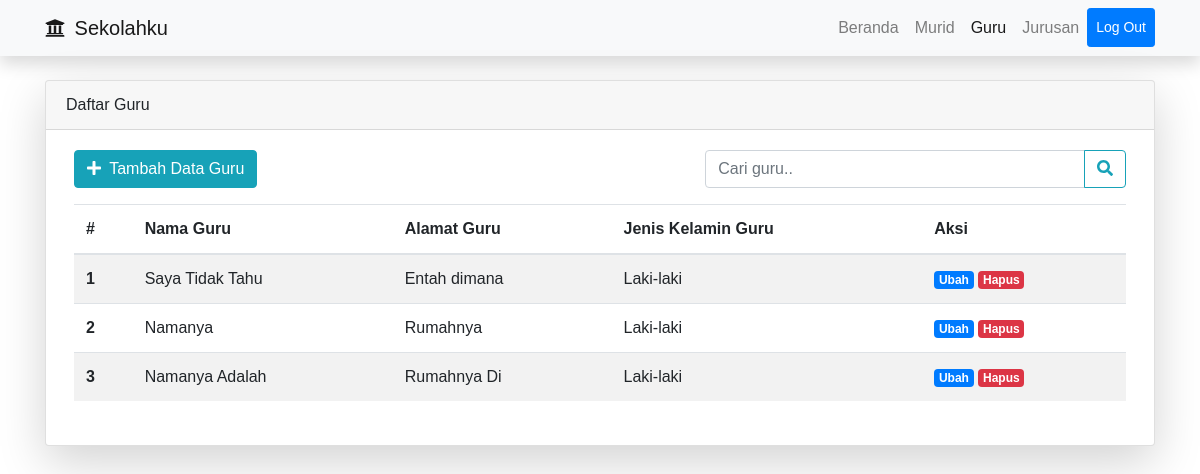
The page /guru/guru.php (signed in) on the database its author committed.
### tables this page shows
CREATE TABLE `guru` (
  `id` int(11) NOT NULL,
  `nama` varchar(128) NOT NULL,
  `alamat` varchar(128) NOT NULL,
  `jenis_kelamin` varchar(9) NOT NULL
);

### app/App.php (called while the page is built, shortened)
<?php
class App
{
    protected function getConn()
    {
        return mysqli_connect("Localhost", "root", "", "db_sekolahku");
    }
    public function query($query)
    {
        $conn = $this->getConn();
        $result = mysqli_query($conn, $query);
        $rows = [];
        while ($row = mysqli_fetch_assoc($result)) {
            $rows[] = $row;
        }
        return $rows;
    }
}

### guru/guru.php (the view, shortened to what this page needs)
<?php
require '../app/init.php';
$objGuru->is_login();
if (isset($_POST['cari'])) {
    $guru = $objGuru->cari($_POST['keyword'], 'guru');
} else {
    $guru = $objGuru->query("SELECT * FROM guru");
}
?>
<!DOCTYPE html>
<html lang="en">
<head>
    <link rel="stylesheet" href="<?= BASEURL; ?>vendor/bootstrap4/css/bootstrap.min.css">
    <link rel="stylesheet" href="<?= BASEURL; ?>assets/css/style.css">
</head>
<body class="pb-5">
    <nav class="navbar navbar-expand-lg navbar-light bg-light shadow">
        <div class="container">
            <a class="navbar-brand" href="../index.php"><i class="fa fa-university mr-1"></i> Sekolahku</a>
            <div class="collapse navbar-collapse justify-content-end" id="navbarNav">
                <ul class="navbar-nav">
                    <li class="nav-item">
                        <a class="nav-link" href="../index.php">Beranda</a>
                    </li>
                    <li class="nav-item">
                        <a class="nav-link" href="../murid/murid.php">Murid</a>
                    </li>
                    <li class="nav-item active">
                        <a class="nav-link" href="guru.php">Guru</a>
                    </li>
                    <li class="nav-item">
                        <a class="nav-link" href="../jurusan/jurusan.php">Jurusan</a>
                    </li>
                    <li class="nav-item">
                        <a class="nav-link btn btn-primary btn-sm text-white" href="../auth/logout.php">Log Out</a>
                    </li>
                </ul>
            </div>
        </div>
    </nav>
    <div class="container">
        <div class="row mt-4">
            <div class="col">
                <div class="card shadow-lg">
                    <div class="card-header">
                        Daftar Guru
                    </div>
                    <div class="card-body">
                        <div class="row px-2 justify-content-between">
                            <div class="col-md-4">
                                <a href="tambah.php" class="btn btn-info"><i class="fa fa-plus mr-1"></i> Tambah Data Guru</a>
                            </div>
                            <div class="col-md-5">
                                <form action="" method="post">
                                    <div class="input-group input-group-cari">
                                        <input type="text" class="form-control" placeholder="Cari guru.." name="keyword" autocomplete="off" autofocus>
                                        <div class="input-group-append">
                                            <button class="btn btn-outline-info" type="submit" name="cari"><i class="fa fa-search"></i></button>
                                        </div>
                                    </div>
                                </form>
                            </div>
                        </div>
                        <div class="row p-2">
                            <div class="col">
                                <div class="table-responsive">
                                    <table class="table <?= empty($guru) ? '' : 'table-striped'; ?> mt-2">
                                        <thead>
                                            <tr>
                                                <th scope="col">#</th>
                                                <th scope="col">Nama Guru</th>
                                                <th scope="col">Alamat Guru</th>
                                                <th scope="col">Jenis Kelamin Guru</th>
                                                <th scope="col">Aksi</th>
                                            </tr>
                                        </thead>
                                        <tbody>
                                            <?php $no = 1;
                                            foreach ($guru as $g) : ?>
                                                <tr>
                                                    <th scope="row"><?= $no++; ?></th>
                                                    <td><?= $g['nama']; ?></td>
                                                    <td><?= $g['alamat']; ?></td>
                                                    <td><?= $g['jenis_kelamin']; ?></td>
                                                    <td>
                                                        <a href="ubah.php?id=<?= $g['id']; ?>" class="badge badge-primary">Ubah</a>
                                                        <a href="hapus.php?id=<?= $g['id']; ?>" class="badge badge-danger">Hapus</a>
                                                    </td>
                                                </tr>
                                            <?php endforeach; ?>
                                        </tbody>
                                    </table>
                                </div>
                            </div>
                        </div>
                    </div>
                </div>
            </div>
        </div>
    </div>
</body>
</html>

### assets/css/style.css (style rules this page uses)
* { font-family: 'Source Sans Pro',sans-serif; }
.table > tbody > tr > * { vertical-align: middle; }

### rows shown on the page
guru: nama "Saya Tidak Tahu", alamat "Entah dimana", jenis_kelamin "Laki-laki"
guru: nama "Namanya", alamat "Rumahnya", jenis_kelamin "Laki-laki"
guru: nama "Namanya Adalah", alamat "Rumahnya Di", jenis_kelamin "Laki-laki"
